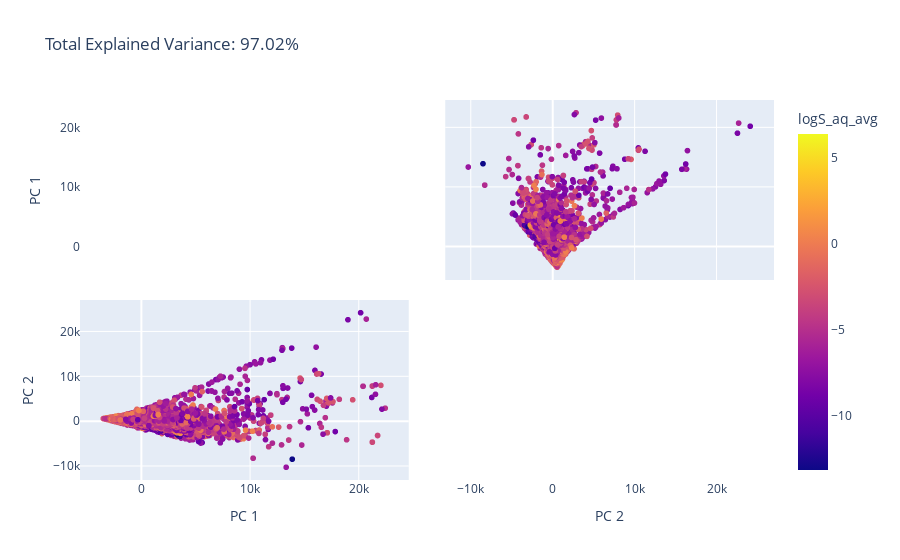

Write notebook code for a chart like this one.
### Markdown cell above
# PCA :

### Code cell
x_values = df.iloc[:,1:].values
y_values = df.iloc[:,0].values.ravel()

n_components = 2

pca = PCA(n_components=n_components)
components = pca.fit_transform(x_values)

total_var = pca.explained_variance_ratio_.sum() * 100

labels = {str(i): f"PC {i+1}" for i in range(n_components)}
labels['color'] = 'logS_aq_avg'

fig = px.scatter_matrix(
    components,
    color=y_values,
    dimensions=range(n_components),
    labels=labels,
    title=f'Total Explained Variance: {total_var:.2f}%',
)
fig.update_traces(diagonal_visible=False)
fig.show()

### Figure 1 — Plotly figure (JSON) as saved in the notebook; plotly's stock layout.template omitted (floating-point values rounded to 4 significant figures; data arrays with more than 128 entries replaced by an {"elided": "..."} marker saying what was removed)
{"data": [{"diagonal": {"visible": false}, "dimensions": [{"axis": {"matches": true}, "label": "PC 1", "values": {"elided": "8987 float values"}}, {"axis": {"matches": true}, "label": "PC 2", "values": {"elided": "8987 float values"}}], "hovertemplate": "%{xaxis.title.text}=%{x}<br>%{yaxis.title.text}=%{y}<br>logS_aq_avg=%{marker.color}<extra></extra>", "legendgroup": "", "marker": {"color": {"elided": "8987 float values"}, "coloraxis": "coloraxis", "symbol": "circle"}, "name": "", "showlegend": false, "type": "splom"}], "layout": {"coloraxis": {"colorbar": {"title": {"text": "logS_aq_avg"}}, "colorscale": [[0, "#0d0887"], [0.1111, "#46039f"], [0.2222, "#7201a8"], [0.3333, "#9c179e"], [0.4444, "#bd3786"], [0.5556, "#d8576b"], [0.6667, "#ed7953"], [0.7778, "#fb9f3a"], [0.8889, "#fdca26"], [1, "#f0f921"]]}, "dragmode": "select", "legend": {"tracegroupgap": 0}, "title": {"text": "Total Explained Variance: 97.02%"}}}
